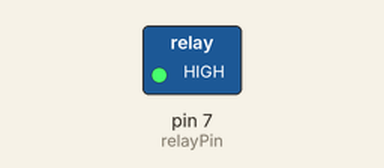
Recording of a sketch running on a simulated Arduino Uno, built with avr-gcc and run on an emulated ATmega328P. On the bench: switched loads named in the sketch (green lamp = pin HIGH). Dashed ring = blinking.

Above: at 0.2 s.
Timing chart, 0 to 3.0 s (numbered marks = the images above):
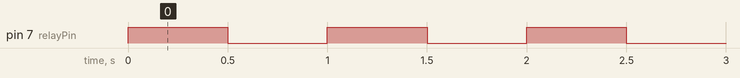

The sketch:

Relay-Motor-Experiment.ino
```cpp
int relayPin = 7;

void setup() {
  pinMode(relayPin, OUTPUT);
  digitalWrite(relayPin, LOW); // Keep motor OFF initially
}

void loop() {
  digitalWrite(relayPin, HIGH);  // Turn motor ON
  delay(500);                   // Keep ON for 3 seconds
  digitalWrite(relayPin, LOW);   // Turn motor OFF
  delay(500);                  // Keep OFF for 2 seconds
}
```

Measured:
- by itself, pin 7 (relayPin): alternates HIGH for 0.50 s and LOW for 0.50 s
